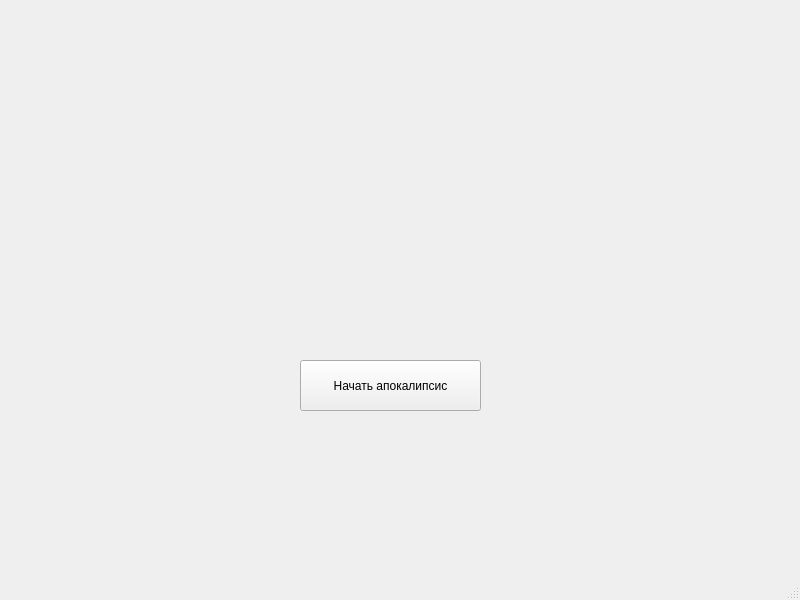
<?xml version="1.0" encoding="UTF-8"?>
<ui version="4.0">
 <class>MainWindow</class>
 <widget class="QMainWindow" name="MainWindow">
  <property name="geometry">
   <rect>
    <x>0</x>
    <y>0</y>
    <width>800</width>
    <height>600</height>
   </rect>
  </property>
  <property name="windowTitle">
   <string>MainWindow</string>
  </property>
  <widget class="QWidget" name="centralwidget">
   <widget class="QPushButton" name="pushButton">
    <property name="geometry">
     <rect>
      <x>300</x>
      <y>360</y>
      <width>181</width>
      <height>51</height>
     </rect>
    </property>
    <property name="text">
     <string>Начать апокалипсис</string>
    </property>
   </widget>
  </widget>
  <widget class="QMenuBar" name="menubar">
   <property name="geometry">
    <rect>
     <x>0</x>
     <y>0</y>
     <width>800</width>
     <height>21</height>
    </rect>
   </property>
  </widget>
  <widget class="QStatusBar" name="statusbar"/>
 </widget>
 <resources/>
 <connections/>
</ui>
